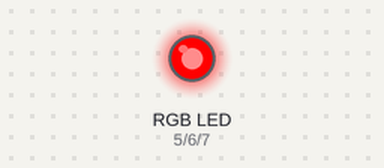
This sketch was run on a simulated Arduino Uno, built with avr-gcc and run on an emulated ATmega328P. On the bench: an RGB LED mixed from three pins (HIGH = lit).

Above: at 0.12 s.
At 1.37 s:
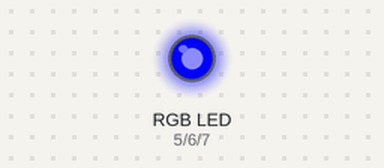
At 2.62 s:
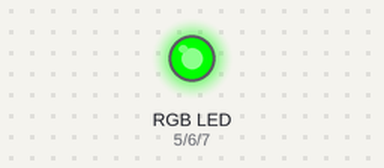
Timing chart, 0 to 3.0 s (numbered marks = the images above):
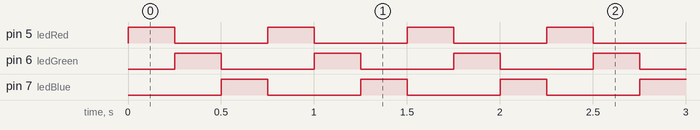

The sketch:

RGB_LED.ino
```cpp
int ledRed= 5;
int ledGreen = 6;
int ledBlue = 7;

int delayTime = 250;

void setup() {
  pinMode(ledRed, OUTPUT);
  pinMode(ledGreen, OUTPUT);
  pinMode(ledBlue, OUTPUT);
}

void loop() {
  RGB_color(255, 0, 0); // Red
  delay(delayTime);
  RGB_color(0, 255, 0); // Green
  delay(delayTime);
  RGB_color(0, 0, 255); // Blue
  delay(delayTime);
}

void RGB_color(int red, int green, int blue)
 {
  analogWrite(ledRed, red);
  analogWrite(ledGreen, green);
  analogWrite(ledBlue, blue);
}
```

Measured:
- by itself, pin 5 (ledRed), pin 6 (ledGreen), pin 7 (ledBlue): alternates HIGH for 0.25 s and LOW for 0.50 s
- by itself, everything shown: repeats every 0.75 s, in 3 steps
